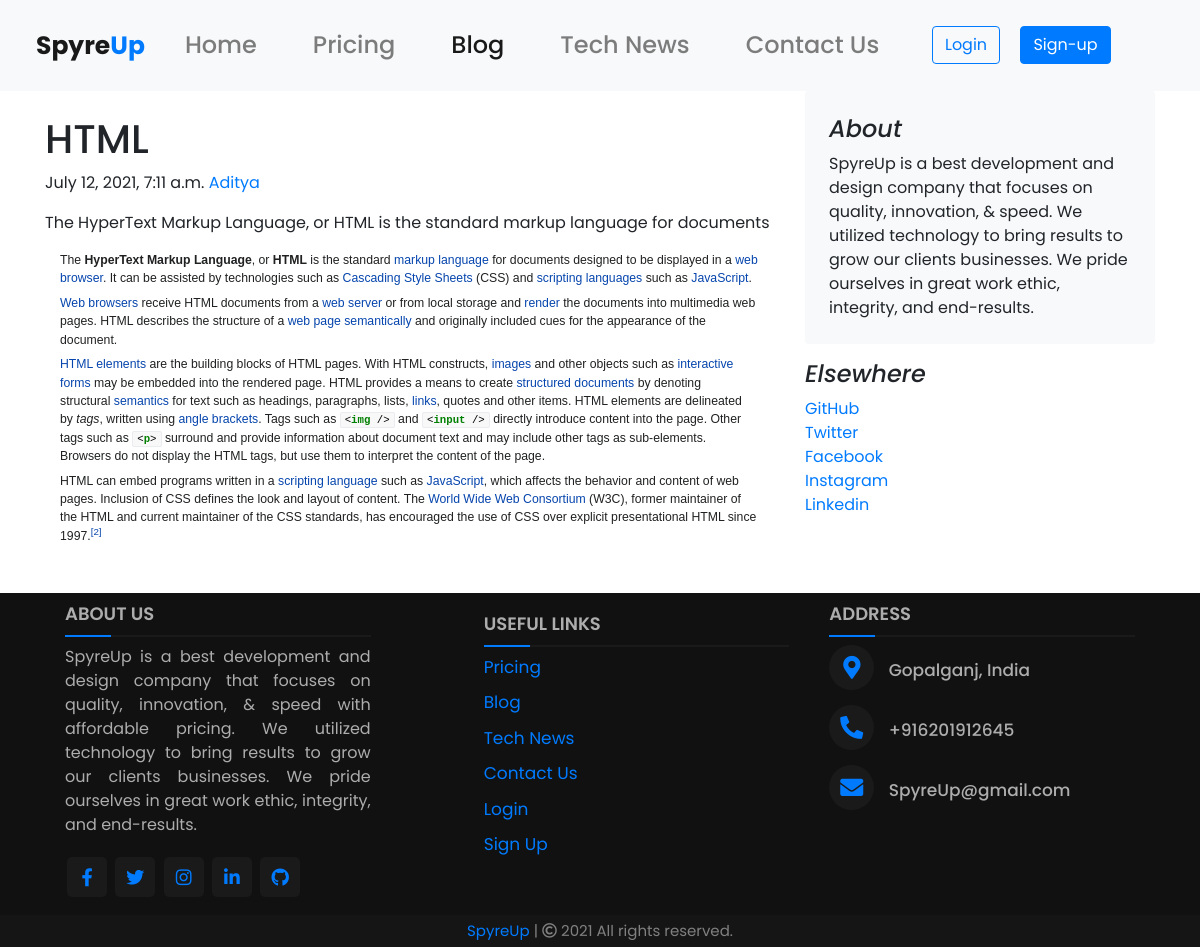
The page /blog/blogpost/1 on the database its author committed.
### blog/models.py (models this page shows, shortened)
class Blog(models.Model):
    post_id = models.AutoField(primary_key=True)
    title = models.CharField(max_length=255, unique=True)
    writter= models.CharField(max_length=255)
    writter_social = models.CharField(max_length=255)
    heading = models.CharField(max_length=255,blank=True)
    content = models.TextField()
    photo = models.ImageField(upload_to='media/blog/%Y/%m')
    pub_date = models.DateTimeField(default=datetime.now)

### blog/views.py (the view)
# urls.py: path("blogpost/<int:id>",views.blogpost, name="blogpost"),
def blogpost(request,id):
    post = Blog.objects.filter(post_id =id)[0]
    return render(request, 'webpages/blog/blogpost.html', {'post': post})

### templates/webpages/blog/blogpost.html (shortened to what this page needs)
{% extends 'webpages/blog/blogbase.html' %}
{% block content %}
<div class="container">
    <div class="row g-5">
      <div class="col-md-8">
        <article class="blog-post">
         <h2 class="mt-4 blog-post-title">{{post.title}}</h2>
          <p class="blog-post-meta">{{post.pub_date}} <a href="{{post.writter_social}}">{{post.writter}}</a></p>
          <p>{{post.heading}}</p>
          <div class="container">{{post.content|safe}}</div>
      </div>
      <div class="d-md-block d-none d-sm-block d-sm-none col-md-4">
        <div class="position-sticky" style="top: 2rem;">
          <div class="p-4 mb-3 bg-light rounded">
            <h4 class="fst-italic">About</h4>
            <p class="mb-0">SpyreUp is a best development and design company that focuses on quality, innovation, & speed. We utilized technology to bring results to grow our clients businesses. We pride ourselves in great work ethic, integrity, and end-results.</p>
          </div>
          <div class="dp-4">
            <h4 class="fst-italic">Elsewhere</h4>
            <ol class="list-unstyled">
              <li><a href="https://github.com/aditya14as">GitHub</a></li>
              <li><a href="https://twitter.com/ItzAditya14">Twitter</a></li>
              <li><a href="https://www.facebook.com/profile.php?id=100006568030856">Facebook</a></li>
              <li><a href="https://www.instagram.com/aditya14_as/">Instagram</a></li>
              <li><a href="https://www.linkedin.com/in/aditya-singh-b219a5185/">Linkedin</a></li>
            </ol>
          </div>
        </div>
      </div>
    </div>
  </div>
{% endblock %}

### static/style.css (style rules this page uses)
html { scroll-behavior: smooth; box-sizing: border-box; }
* { -webkit-appearance: none; -moz-appearance: none; appearance: none; }
body { font-family: 'Poppins'; }
.container h2 { padding-right: 20px; font-size: 40px; }

### rows shown on the page
Blog: title "HTML", pub_date "July 12, 2021, 7:11 a.m.", writter "Aditya", heading "The HyperText Markup Language, or HTML is the standard markup language for documents", content "The HyperText Markup Language , or HTML is the standard markup language for documents designed to be displayed in a web browser . It can be assisted by technologies such as Cascading Style Sheets (CSS) and scripting languages such as JavaScript . Web browsers receive HTML documents from a web server or from local storage and render the documents into multimedia web pages. HTML describes the structure of a web page semantically and originally included cues for the appearance of the document. HTML elements are the building blocks of HTML pages. With HTML constructs, images and other objects such as interactive forms may be embedded into the rendered page. HTML provides a means to create…"
